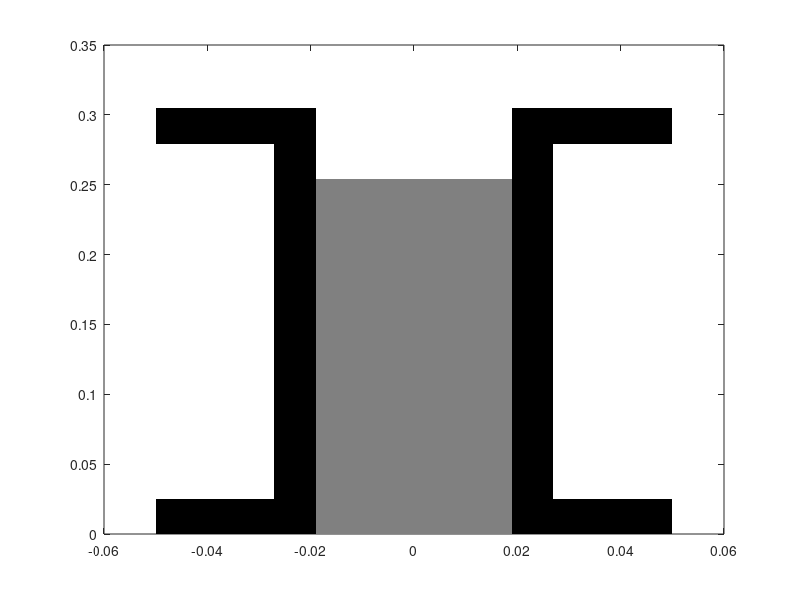

Recreate this plot in MATLAB. (Note: this script raises an error after producing the figure.)
function PBM_visualization()

    %Define reactor geometry
    r_wall_o        = 0.027;
    r_wall_i        = 0.019;
    r_base          = 0.05;
    h_base          = 1 * 0.0254;
    base_coords     = [r_base, 0;
                       r_base, h_base;
                       -r_base, h_base;
                       -r_base, 0];
        
    top_coords      = base_coords;
    top_coords(:,2) = top_coords(:,2) + 11 * 0.0254;
    
    left_coords     = [-r_wall_o, 01 * 0.0254;
                       -r_wall_o, 11 * 0.0254;
                       -r_wall_i, 11 * 0.0254;
                       -r_wall_i, 01 * 0.0254];
                   
    right_coords    = left_coords;
    right_coords(:,1) = -right_coords(:,1);
    
    %Define Tin geometry
    tin_coords      = [r_wall_i, 0;
                       r_wall_i, 10*h_base;
                       -r_wall_i, 10*h_base;
                       -r_wall_i, 0];
    
    %Define air geometry
    air_coords      = [r_wall_i, 0;
                       r_wall_i, 12*h_base;
                       -r_wall_i, 12*h_base;
                       -r_wall_i, 0];
    
    %Initialize plot and display 
    figure('units','normalized','outerposition',[0 0 0.66 1]); pause(0.1);
    fill(base_coords(:,1), base_coords(:,2), 'k', 'EdgeColor', 'none'); hold on;
    fill(top_coords(:,1), top_coords(:,2), 'k', 'EdgeColor', 'none');
    fill(left_coords(:,1), left_coords(:,2), 'k', 'EdgeColor', 'none');
    fill(right_coords(:,1), right_coords(:,2), 'k', 'EdgeColor', 'none');
    fill(air_coords(:,1), air_coords(:,2), [1, 1, 1], 'EdgeColor', 'none');
    fill(tin_coords(:,1), tin_coords(:,2), [0.5, 0.5, 0.5], 'EdgeColor', 'none');
    set(gcf,'color','w');
    
    
    %Plot strata geometry
    dz = mean(diff(zs(1,:)));
    
    zbounds = 0:dz:(nzs * dz);
    for i = 1:nzs
        zbu = zbounds(i+1);
        zbl = zbounds(i);
        rectangle('Position', [-r_wall_i, zbl, 2*r_wall_i, (zbu - zbl)]);
        
        
    end
    
    %Create bar graph outlines
    bg_start = 4*r_wall_i;
    bg_indent = 0.02;
    bg_width = 4*r_wall_i;
    bg_barwidth = bg_width*(1-2*bg_indent)/nxs;
    for i = 1:nzs
        zbu = zbounds(i+1);
        zbl = zbounds(i);
        rectangle('Position', [bg_start, zbl, bg_width, (zbu - zbl)]);
        
        
    end
    
    %Add annotations
    
    
    %Create storage vector cell array for rectangles
    rects = {}
    
    
    %Iterate through times and plot x distributions in the bar graph
    %outlines
    
    it = 1;
    for tind = tinds

        %Delete all rectangles
        for r = 1:length(rects)
            rect = rects{r};
            delete(rect);
        end
        rects = {};
        
        
        %Iterate through strata
        for i = 1:nzs
            
            zbu = zbounds(i+1);
            zbl = zbounds(i);
            
            %Pull x distribution for the current stratum and time
            xdist = Fs_output(:, i, tind);
            xdist(end-1:end) = 0.25 * xdist(end-1:end);
            xmax = max(xdist);
            if xmax > 0;
                xdist = 0.9 * dz .* xdist./xmax;
            end
            
            %Define plot limits
            hmin = zbl;
            hmax = hmin + dz*0.9;
            
            %Iterate through x dist and plot in 
            xi = bg_start + bg_indent*bg_width;
            for xind = 1:nxs
                
                rects{end + 1} = rectangle('Position', [xi, zbl, 0.9*bg_barwidth, xdist(xind)], 'FaceColor', 'blue', 'EdgeColor', 'none');
                xi = xi + bg_barwidth;
            end

        end
        
        %Annotations
        ttext = text(0.1, 0.3, ['t = ', num2str(ts_output(tind)), ' s'], 'FontSize', 24, 'FontWeight', 'bold'); 
        
        %Draw
        axis off 
        axis equal
        drawnow 
        
        % Capture the plot as an image 
        frame = getframe(gca); 
        im = frame2im(frame); 
        [imind,cm] = rgb2ind(im,256); 
        % Write to the GIF File 
        if ts_output(tind) <= t_display_max
            if it == 1 
              imwrite(imind,cm,fname_2D,'gif', 'Loopcount',inf, 'DelayTime',gifdelay); 
            else 
              imwrite(imind,cm,fname_2D,'gif','WriteMode','append', 'DelayTime',gifdelay); 
            end 
        end
        

        pause(t_delay)
        it = it + 1;
        delete(ttext)
        
    end 
    
    %Update axis appearance
    
end
